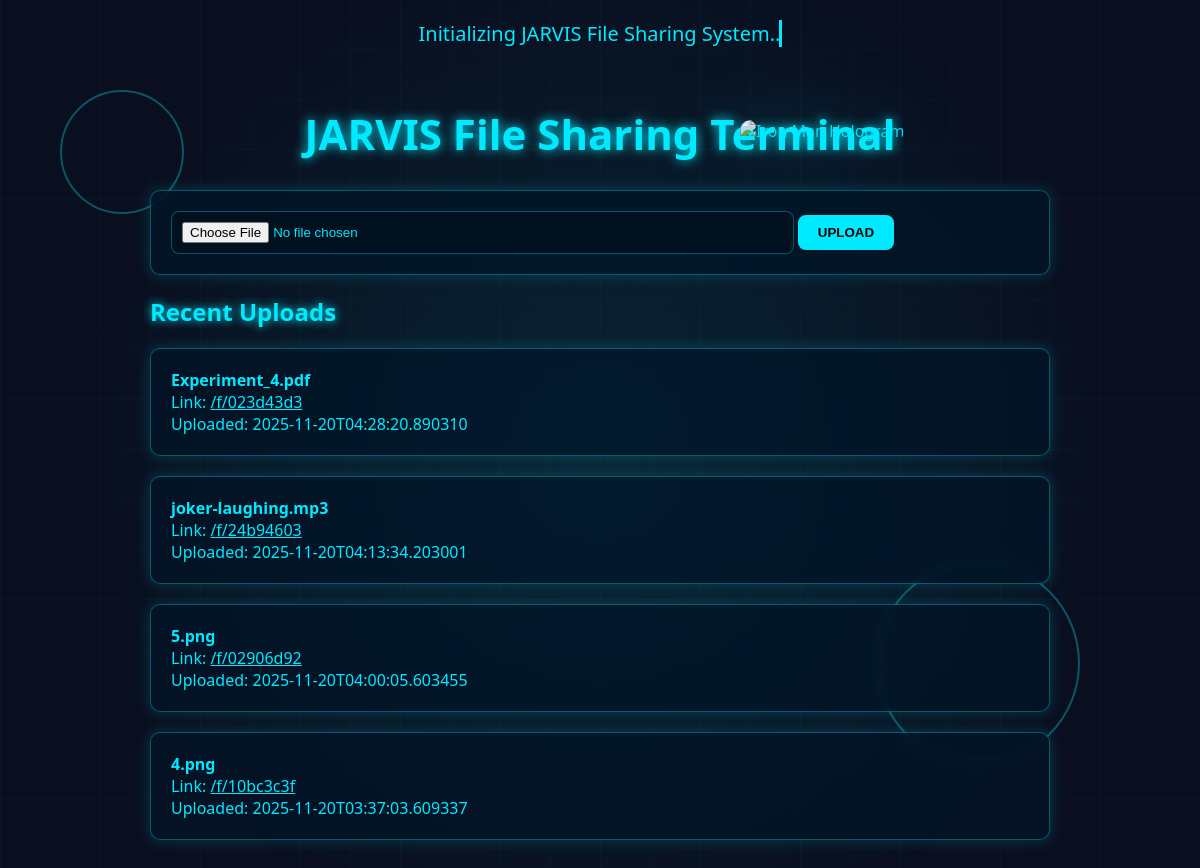
The page / on the database its author committed.
### tables this page shows
CREATE TABLE files (
            id INTEGER PRIMARY KEY,
            original_filename TEXT NOT NULL,
            stored_filename TEXT NOT NULL,
            token TEXT NOT NULL UNIQUE,
            uploaded_at TEXT NOT NULL
        );

### server.py (the view)
@app.route('/')
def index():
    files = list_files()
    return render_template('index.html', files=files)

### server.py (called while the page is built)
def list_files(limit=50):
    conn = sqlite3.connect(DB_PATH)
    cur = conn.cursor()
    cur.execute('SELECT id, original_filename, token, uploaded_at FROM files ORDER BY id DESC LIMIT ?', (limit,))
    rows = cur.fetchall()
    conn.close()
    return rows

### templates/index.html (shortened to what this page needs)
<!doctype html>
<html>
<head>
    <link rel="stylesheet" href="{{ url_for('static', filename='jarvis.css') }}">
</head>
<body>
<div class="holo" style="width:120px;height:120px;top:10%;left:5%;"></div>
<div class="holo" style="width:200px;height:200px;bottom:15%;right:10%;animation-delay:2s;"></div>
<div id="iron-holo">
    <img src="{{ url_for('static', filename='iron.gif') }}" alt="Iron Man Hologram">
</div>
<div class="typewriter">Initializing JARVIS File Sharing System...</div>
<h1>JARVIS File Sharing Terminal</h1>
<div class="container">
    <div class="card">
        <form action="{{ url_for('upload') }}" method="post" enctype="multipart/form-data">
            <input type="file" name="file" required>
            <button type="submit">UPLOAD</button>
        </form>
    </div>
    <h2 style="text-shadow:0 0 10px #00eaff;">Recent Uploads</h2>
    {% for f in files %}
    <div class="card">
        <strong>{{ f[1] }}</strong><br>
        Link: <a href="{{ url_for('download_page', token=f[2]) }}">/f/{{ f[2] }}</a><br>
        Uploaded: {{ f[3] }}
    </div>
    {% else %}
    <div class="card">No files uploaded yet.</div>
    {% endfor %}
</div>
</body>
</html>

### static/jarvis.css (style rules this page uses)
body { margin: 0; font-family: "Segoe UI", sans-serif; background: #0a0f1f; color: #00eaff; overflow-x: hidden; }
body::before { content: ""; position: fixed; inset: 0; background: radial-gradient(circle at 50% 50%, rgba(0,234,255,0.1), transparent 70%), repeating-linear-gradient(0deg, rgba(0,234,255,0.05) 0px, transparent 1px, transparent 50px), repeating-linear-gradient(90deg, rgba(0,234,255,0.05) 0px, transparent 1px, transparent 50px); animation: gridMove 15s linear infinite; z-index: -1; }
h1 { text-align: center; padding-top: 30px; font-size: 42px; text-shadow: 0 0 12px #00eaff; }
.container { width: 90%; max-width: 900px; margin: auto; padding-bottom: 40px; }
.card { background: rgba(0, 20, 40, 0.6); border: 1px solid #00eaff55; border-radius: 10px; padding: 20px; margin: 20px 0; box-shadow: 0 0 15px #00eaff33; backdrop-filter: blur(6px); }
input[type=file] { background: #00101f; border: 1px solid #00eaff55; padding: 10px; border-radius: 8px; width: 70%; color: #00eaff; }
button { background: #00eaff; border: none; padding: 10px 20px; color: black; font-weight: 700; border-radius: 8px; cursor: pointer; transition: 0.2s; }
a { color: #00eaff; }
.holo { position: fixed; border-radius: 50%; border: 2px solid #00eaff55; animation: holoFloat 6s ease-in-out infinite; pointer-events: none; }
.typewriter { overflow: hidden; border-right: 3px solid #00eaff; white-space: nowrap; animation: typing 4s steps(40) forwards, blink 0.7s infinite; width: 0; font-size: 20px; text-align: center; margin: 20px auto; }
#iron-holo { position: fixed; right: 40px; top: 120px; z-index: 999; width: 420px; height: auto; filter: drop-shadow(0 0 35px #00eaffaa) drop-shadow(0 0 80px #00eaff55); animation: holoFloat 5s ease-in-out infinite, glowPulse 2s infinite alternate; }
#iron-holo img { width: 100%; height: auto; border-radius: 12px; opacity: 0.92; }

### rows shown on the page
files: original_filename "Experiment_4.pdf", token "023d43d3", uploaded_at "2025-11-20T04:28:20.890310"
files: original_filename "joker-laughing.mp3", token "24b94603", uploaded_at "2025-11-20T04:13:34.203001"
files: original_filename "5.png", token "02906d92", uploaded_at "2025-11-20T04:00:05.603455"
files: original_filename "4.png", token "10bc3c3f", uploaded_at "2025-11-20T03:37:03.609337"
